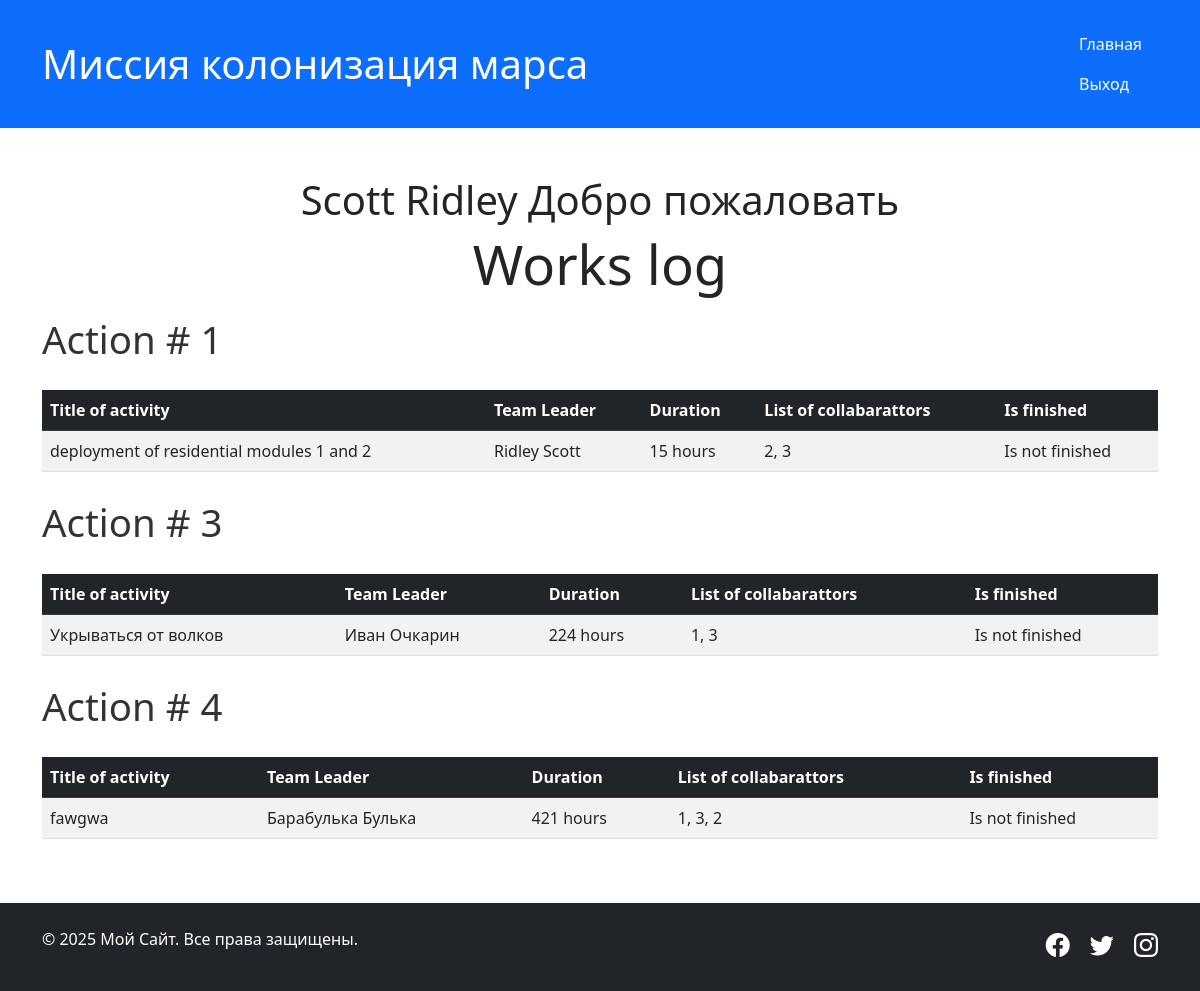
The page / (signed in) on the database its author committed.
### models/user.py (models this page shows, shortened)
class User(UserMixin, SqlAlchemyBase):
    __tablename__ = 'users'
    id = sqlalchemy.Column(sqlalchemy.Integer,
                           primary_key=True, autoincrement=True)
    name = sqlalchemy.Column(sqlalchemy.String)
    surname = sqlalchemy.Column(sqlalchemy.String)
    age = sqlalchemy.Column(sqlalchemy.Integer)
    position = sqlalchemy.Column(sqlalchemy.String)
    speciality = sqlalchemy.Column(sqlalchemy.String)
    address = sqlalchemy.Column(sqlalchemy.String)
    email = sqlalchemy.Column(sqlalchemy.String, unique=True)
    hashed_password = sqlalchemy.Column(sqlalchemy.String)
    modified_date = sqlalchemy.Column(sqlalchemy.DateTime)
    collaborators_jobs = orm.relationship("Jobs",
                                          secondary="association",
                                          back_populates="collaborators")
    created_jobs = orm.relationship('Jobs', back_populates='team_leader')

### models/jobs.py (models this page shows)
class Jobs(SqlAlchemyBase):
    __tablename__ = 'jobs'
    id = sqlalchemy.Column(sqlalchemy.Integer,
                           primary_key=True, autoincrement=True)
    team_leader = orm.relationship('User')
    team_leader_id = sqlalchemy.Column(
        sqlalchemy.Integer, sqlalchemy.ForeignKey('users.id'))
    job = sqlalchemy.Column(sqlalchemy.String)
    work_size = sqlalchemy.Column(sqlalchemy.Integer)
    collaborators = orm.relationship("User",
                                     secondary="association",
                                     back_populates="collaborators_jobs")
    start_date = sqlalchemy.Column(sqlalchemy.DateTime)
    end_date = sqlalchemy.Column(sqlalchemy.DateTime)
    is_finished = sqlalchemy.Column(sqlalchemy.Boolean)
    def get_collabarators_by_id_to_string(self):
        return ', '.join([str(x.id) for x in self.collaborators])
    def get_is_finsihed_to_string(self):
        if self.is_finished:
            return 'Is finished'
        return 'Is not finished'

### routes/main.py (the view)
@main_bp.route('/', methods=['GET'])
def home():
    db_ses = create_session()
    jobs = db_ses.query(Jobs).all()
    return render_template('index.html', jobs=jobs)

### database/db_session.py (called while the page is built)
def create_session() -> Session:
    global __factory
    return __factory()

### models/user.py (called while the page is built)
@login_manager.user_loader
def load_user(user_id):
    return create_session().query(User).filter(User.id == user_id).first()

### templates/index.html (shortened to what this page needs)
{% extends "base.html" %}
{% block content %}
    {% if current_user.is_authenticated %}
    <div class="text-center">
        <h1 class="mb-2">{{current_user.surname}} {{current_user.name}} Добро пожаловать</h1>
    </div>
    {% endif %}
    <div class="text-center"><h3 class="custom-header-large">Works log</h3></div>
    <div class="table-responsive">
        {% for job in jobs %}
        <p class="custom-action-large">Action # {{job.id}}</p>
        <table class="table table-striped table-hover">
            <thead class="table-dark">
                <tr>
                    <th scope="col">Title of activity</th>
                    <th scope="col">Team Leader</th>
                    <th scope="col">Duration</th>
                    <th scope="col">List of collabarattors</th>
                    <th scope="col">Is finished</th>
                </tr>
            </thead>
            <tbody>
                <tr>
                    <td>{{job.job}}</td>
                    <td>{{job.team_leader.name}} {{job.team_leader.surname}}</td>
                    <td>{{job.work_size}} hours</td>
                    <td>{{job.get_collabarators_by_id_to_string()}}</td>
                    <td>{{job.get_is_finsihed_to_string()}}</td>
                </tr>
            </tbody>
        </table>
        {% endfor %}
    </div>
{% endblock %}

### static/css/style.css (style rules this page uses)
body { font-family: 'Segoe UI', Tahoma, Geneva, Verdana, sans-serif; }

### templates/index.html (style rules this page uses)
.custom-action-large { font-size: 2.4rem; line-height: 1.8; color: #333; }
.custom-header-large { font-size : 3.4rem; }

### rows shown on the page
User: surname "Scott", name "Ridley"
Jobs: id "1", job "deployment of residential modules 1 and 2", team_leader.name "Ridley", team_leader.surname "Scott", work_size "15", get_collabarators_by_id_to_string "2, 3", get_is_finsihed_to_string "Is not finished"
Jobs: id "3", job "Укрываться от волков", team_leader.name "Иван", team_leader.surname "Очкарин", work_size "224", get_collabarators_by_id_to_string "1, 3", get_is_finsihed_to_string "Is not finished"
Jobs: id "4", job "fawgwa", team_leader.name "Барабулька", team_leader.surname "Булька", work_size "421", get_collabarators_by_id_to_string "1, 3, 2", get_is_finsihed_to_string "Is not finished"
